Frame 1 (no input): blank canvas, image omitted
Frame 60 (the mouse pressed at the canvas centre just before this capture): blank canvas, image omitted
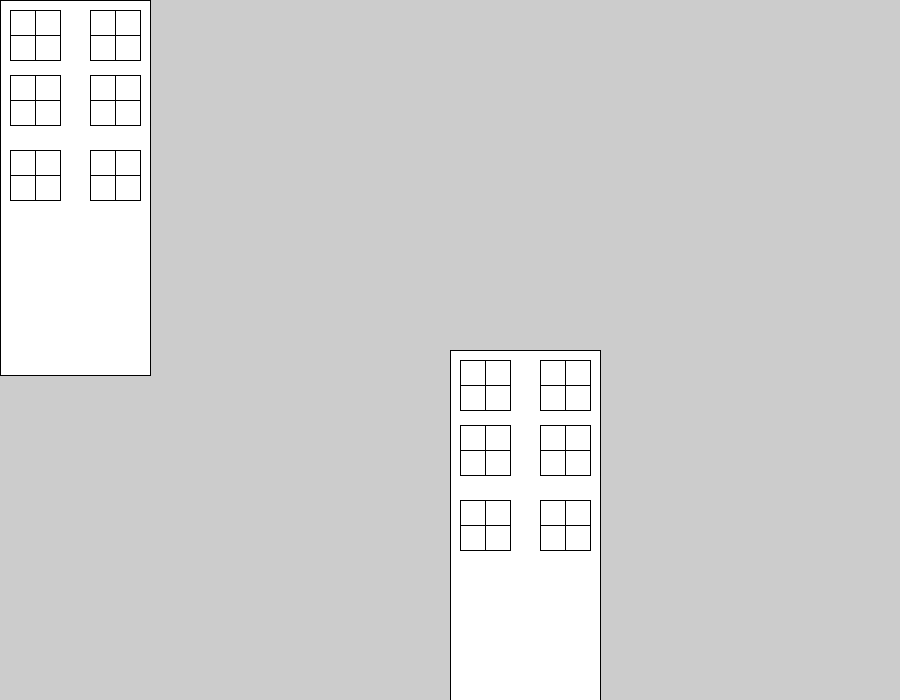
Frame 120 (the mouse held since frame 60 and released just before this capture)

The Processing sketch whose frames 1 and 60 were blank and that drew this single picture after the mouse press (run headless with seeded random() and noise(); from frame 60 on, the mouse is pressed at the canvas centre):

// Processing sketch: processing_162759
// ── processing_162759.pde

void setup(){
   size(900,700);
}
int x=0;
int y=0;

//void draw(){
 //window(pmouseX,pmouseY);
 
  
//}
void window(int x, int y){
  
  //rect(
}

void draw() {
  if (mousePressed == true) {
    
    rectMode(CORNER);
   rect(pmouseX, pmouseY,150,375);
   rect(pmouseX+10, pmouseY+10,50,50);
    rect(pmouseX+10, pmouseY+10,25,25);
    rect(pmouseX+10, pmouseY+10,25,50);
    rect(pmouseX+10, pmouseY+10,50,25);
     rect(pmouseX+10, pmouseY+10,25,25);
     //rect(pmouseX+10, pmouseY+10,50,50);
    rect(pmouseX+10, pmouseY+75,50,50);
    rect(pmouseX+10, pmouseY+75,25,25);
    rect(pmouseX+10, pmouseY+75,25,50);
    rect(pmouseX+10, pmouseY+75,50,25);
    rect(pmouseX+10, pmouseY+75,25,25);
    //
     rect(pmouseX+10, pmouseY+150,50,50);
    rect(pmouseX+10, pmouseY+150,25,25);
    rect(pmouseX+10, pmouseY+150,25,50);
    rect(pmouseX+10, pmouseY+150,50,25);
    rect(pmouseX+10, pmouseY+150,25,25);
    
    //
    rect(pmouseX+90, pmouseY+150,50,50);
    rect(pmouseX+90, pmouseY+150,25,25);
    rect(pmouseX+90, pmouseY+150,25,50);
    rect(pmouseX+90, pmouseY+150,50,25);
    rect(pmouseX+90, pmouseY+150,25,25);
    //  rect(pmouseX+10, pmouseY+75,50,50);
    rect(pmouseX+90, pmouseY+75,50,50);
    rect(pmouseX+90, pmouseY+75,25,25);
    rect(pmouseX+90, pmouseY+75,25,50);
    rect(pmouseX+90, pmouseY+75,50,25);
    rect(pmouseX+90, pmouseY+75,25,25);
    //
    rect(pmouseX+90, pmouseY+10,50,50);
    rect(pmouseX+90, pmouseY+10,25,25);
    rect(pmouseX+90, pmouseY+10,25,50);
    rect(pmouseX+90, pmouseY+10,50,25);
    rect(pmouseX+90, pmouseY+10,25,25);
    
    
   
   
  } else {
    fill(255);
  }
}
